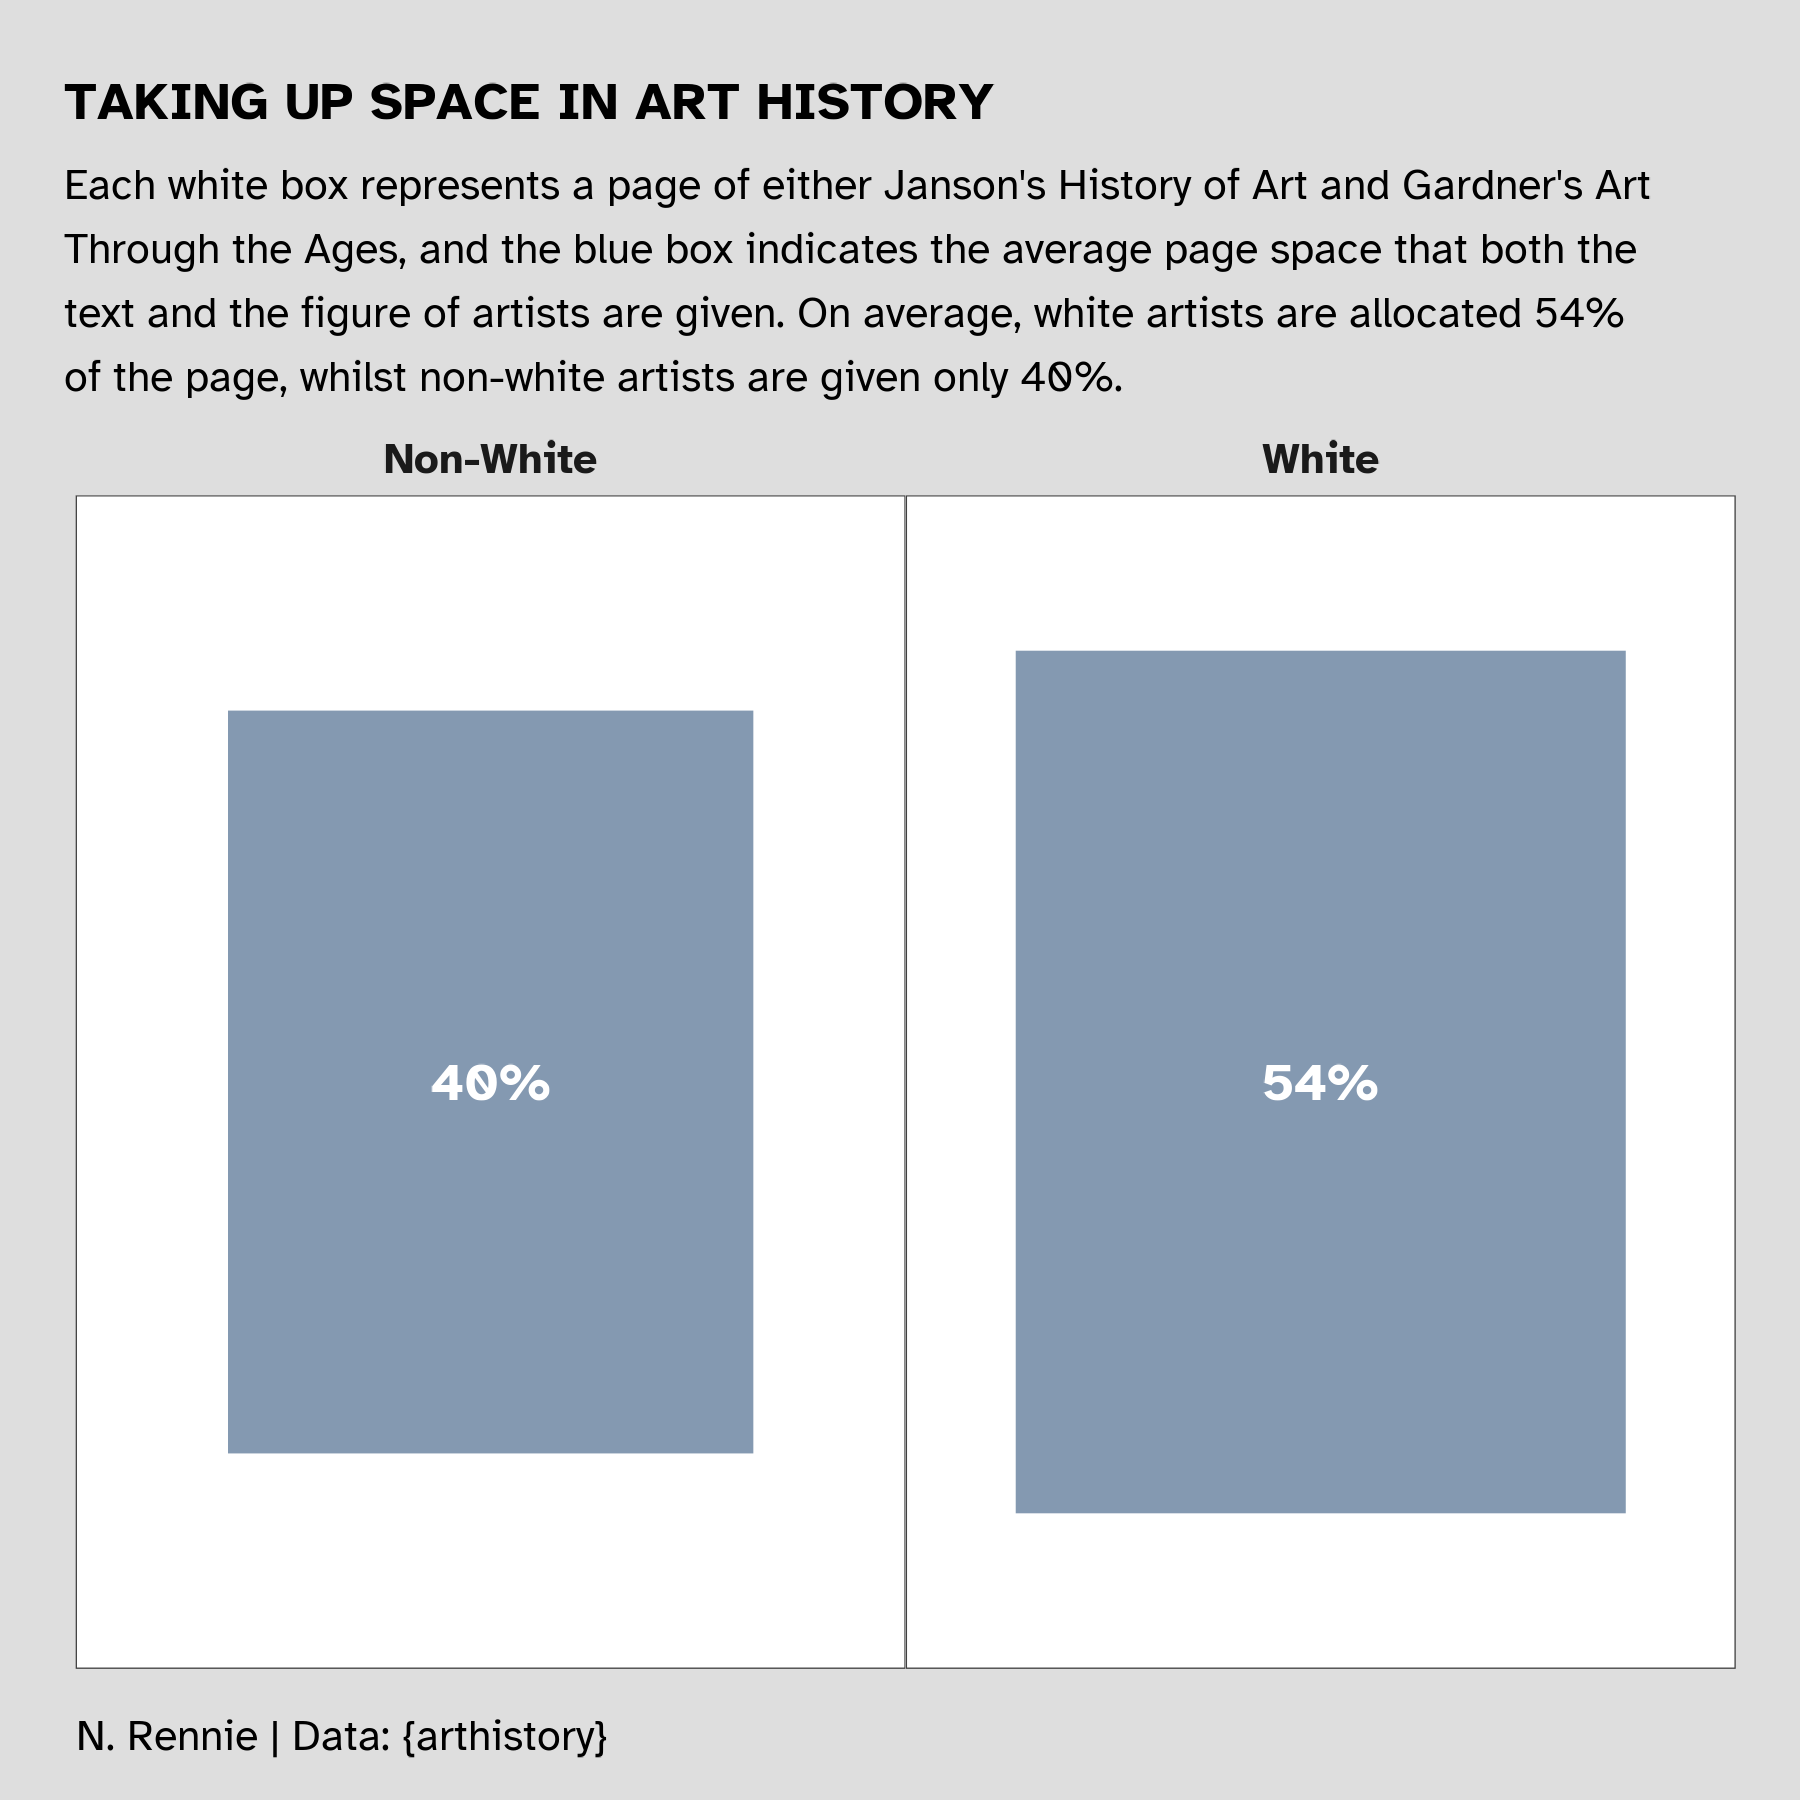

Generate this figure with R:
library(tidyverse)
library(showtext)
library(camcorder)
library(gganimate)

# load fonts
font_add_google("Atkinson Hyperlegible", "legible")
showtext_auto()

# load data
artists <- readr::read_csv('https://raw.githubusercontent.com/rfordatascience/tidytuesday/master/data/2023/2023-01-17/artists.csv')

# data wrangling
plot_data <- artists |> 
  select(year, artist_race_nwi, space_ratio_per_page_total) |> 
  group_by(artist_race_nwi) |> 
  summarise(space = mean(space_ratio_per_page_total))

# start recording
gg_record(
  dir = file.path("2023", "2023-01-17", "recording"), # where to save the recording
  device = "png", # device to use to save images
  width = 6, # width of saved image
  height = 6, # height of saved image
  units = "in", # units for width and height
  dpi = 300 # dpi to use when saving image
)

# subtitle
st <- "Each white box represents a page of either Janson's History of Art and Gardner's Art Through the Ages, and the blue box indicates the average page space that both the text and the figure of artists are given. On average, white artists are allocated 54% of the page, whilst non-white artists are given only 40%."

# plot
ggplot() +
  geom_rect(data = data.frame(xmin = 0, xmax = 1, ymin = 0, ymax = 1),
            mapping = aes(xmin = xmin, ymin = ymin,
                          xmax = xmax, ymax = ymax),
            fill = "white",
            colour = "#404040",
            linewidth = 0.3) +
  geom_rect(data = plot_data,
            mapping = aes(xmin = 0.5-sqrt(space)/2,
                          xmax = 0.5+sqrt(space)/2,
                          ymin = 0.5-sqrt(space)/2,
                          ymax = 0.5+sqrt(space)/2),
            fill = "#8499B1") +
  geom_text(data = plot_data,
            mapping = aes(x = 0.5, y = 0.5, label = paste0(round(space*100), "%")),
            colour = "white",
            family = "legible",
            size = 14,
            fontface = "bold") +
  facet_wrap(~artist_race_nwi) +
  scale_x_continuous(limits = c(0, 1)) +
  scale_y_continuous(limits = c(0, 1)) +
  coord_cartesian(expand = FALSE) +
  labs(title = "TAKING UP SPACE IN ART HISTORY",
       subtitle = str_wrap(st, 85),
       caption = "N. Rennie | Data: {arthistory}") +
  theme(plot.background = element_rect(fill = "#dedede", colour = "#dedede"),
        panel.background = element_rect(fill = "#dedede", colour = "#dedede"),
        strip.background = element_rect(fill = "#dedede", colour = "#dedede"),
        panel.spacing = unit(0, "lines"),
        strip.text = element_text(size = 32,
                                  face = "bold",
                                  family = "legible"),
        plot.title = element_text(size = 40,
                                  face = "bold",
                                  family = "legible",
                                  margin = margin(t = 10, b = 10)),
        plot.subtitle = element_text(size = 32,
                                     family = "legible",
                                     lineheight = 0.4),
        plot.caption = element_text(size = 32,
                                    family = "legible",
                                    hjust = 0,
                                    margin = margin(t = 10)),
        panel.grid = element_blank(),
        axis.ticks = element_blank(),
        axis.text = element_blank(),
        axis.title = element_blank(),
        plot.title.position = "plot",
        aspect.ratio = 1.414,
        plot.margin = margin(10,10,10,10))
  
# save gif
gg_playback(
  name = file.path("2023", "2023-01-17","20230117.gif"),
  first_image_duration = 4,
  last_image_duration = 20,
  frame_duration = .25,
  background = "white"
)


# By book -----------------------------------------------------------------

# data wrangling
plot_data <- artists |> 
  select(year, book, artist_race_nwi, space_ratio_per_page_total) |> 
  group_by(artist_race_nwi, book) |> 
  summarise(space = mean(space_ratio_per_page_total))
# plot
ggplot() +
  geom_rect(data = data.frame(xmin = 0, xmax = 1, ymin = 0, ymax = 1),
            mapping = aes(xmin = xmin, ymin = ymin,
                          xmax = xmax, ymax = ymax),
            fill = "white",
            colour = "#404040",
            linewidth = 0.3) +
  geom_rect(data = plot_data,
            mapping = aes(xmin = 0.5-sqrt(space)/2,
                          xmax = 0.5+sqrt(space)/2,
                          ymin = 0.5-sqrt(space)/2,
                          ymax = 0.5+sqrt(space)/2),
            fill = "#8499B1") +
  geom_text(data = plot_data,
            mapping = aes(x = 0.5, y = 0.5, label = paste0(round(space*100), "%")),
            colour = "white",
            family = "legible",
            size = 12,
            fontface = "bold") +
  facet_grid(book~artist_race_nwi) +
  scale_x_continuous(limits = c(0, 1)) +
  scale_y_continuous(limits = c(0, 1)) +
  coord_cartesian(expand = FALSE) +
  labs(title = "TAKING UP SPACE IN ART HISTORY",
       subtitle = str_wrap("Janson's History of Art gives non-white artists an even smaller area on the page compared to Gardner's Art Through the Ages", 55),
       caption = "N. Rennie | Data: {arthistory}") +
  theme(plot.background = element_rect(fill = "#dedede", colour = "#dedede"),
        panel.background = element_rect(fill = "#dedede", colour = "#dedede"),
        strip.background = element_rect(fill = "#dedede", colour = "#dedede"),
        panel.spacing = unit(0, "lines"),
        strip.text = element_text(size = 32,
                                  face = "bold",
                                  family = "legible"),
        plot.title = element_text(size = 40,
                                  face = "bold",
                                  family = "legible",
                                  margin = margin(t = 10, b = 10)),
        plot.subtitle = element_text(size = 32,
                                     family = "legible",
                                     lineheight = 0.4),
        plot.caption = element_text(size = 32,
                                    family = "legible",
                                    hjust = 0,
                                    margin = margin(t = 10)),
        panel.grid = element_blank(),
        axis.ticks = element_blank(),
        axis.text = element_blank(),
        axis.title = element_blank(),
        plot.title.position = "plot",
        aspect.ratio = 1.414,
        plot.margin = margin(10,10,10,10))



# By gender ---------------------------------------------------------------

# data wrangling
plot_data <- artists |> 
  select(year, artist_gender, artist_race_nwi, space_ratio_per_page_total) |> 
  group_by(artist_race_nwi, artist_gender) |> 
  summarise(space = mean(space_ratio_per_page_total))
# plot
ggplot() +
  geom_rect(data = data.frame(xmin = 0, xmax = 1, ymin = 0, ymax = 1),
            mapping = aes(xmin = xmin, ymin = ymin,
                          xmax = xmax, ymax = ymax),
            fill = "white",
            colour = "#404040",
            linewidth = 0.3) +
  geom_rect(data = plot_data,
            mapping = aes(xmin = 0.5-sqrt(space)/2,
                          xmax = 0.5+sqrt(space)/2,
                          ymin = 0.5-sqrt(space)/2,
                          ymax = 0.5+sqrt(space)/2),
            fill = "#8499B1") +
  geom_text(data = plot_data,
            mapping = aes(x = 0.5, y = 0.5, label = paste0(round(space*100), "%")),
            colour = "white",
            family = "legible",
            size = 12,
            fontface = "bold") +
  facet_grid(artist_gender~artist_race_nwi) +
  scale_x_continuous(limits = c(0, 1)) +
  scale_y_continuous(limits = c(0, 1)) +
  coord_cartesian(expand = FALSE) +
  labs(title = "TAKING UP SPACE IN ART HISTORY",
       caption = "N. Rennie | Data: {arthistory}") +
  theme(plot.background = element_rect(fill = "#dedede", colour = "#dedede"),
        panel.background = element_rect(fill = "#dedede", colour = "#dedede"),
        strip.background = element_rect(fill = "#dedede", colour = "#dedede"),
        panel.spacing = unit(0, "lines"),
        strip.text = element_text(size = 32,
                                  face = "bold",
                                  family = "legible"),
        plot.title = element_text(size = 40,
                                  face = "bold",
                                  family = "legible",
                                  margin = margin(t = 10, b = 10)),
        plot.subtitle = element_text(size = 32,
                                     family = "legible",
                                     lineheight = 0.4),
        plot.caption = element_text(size = 32,
                                    family = "legible",
                                    hjust = 0,
                                    margin = margin(t = 10)),
        panel.grid = element_blank(),
        axis.ticks = element_blank(),
        axis.text = element_blank(),
        axis.title = element_blank(),
        plot.title.position = "plot",
        aspect.ratio = 1.414,
        plot.margin = margin(10,10,10,10))



# By year (animated) ------------------------------------------------------

# data wrangling
plot_data <- artists |> 
  select(year, year, artist_race_nwi, space_ratio_per_page_total) |> 
  group_by(artist_race_nwi, year) |> 
  summarise(space = mean(space_ratio_per_page_total)) |> 
  ungroup() |> 
  mutate(year = factor(year)) |> 
  mutate(label = paste0(round(space*100), "%"))
# plot
g <- ggplot() +
  geom_rect(data = data.frame(xmin = 0, xmax = 1, ymin = 0, ymax = 1),
            mapping = aes(xmin = xmin, ymin = ymin,
                          xmax = xmax, ymax = ymax),
            fill = "white",
            colour = "#404040",
            linewidth = 0.3) +
  geom_rect(data = plot_data,
            mapping = aes(xmin = 0.5-sqrt(space)/2,
                          xmax = 0.5+sqrt(space)/2,
                          ymin = 0.5-sqrt(space)/2,
                          ymax = 0.5+sqrt(space)/2),
            fill = "#8499B1") +
  geom_text(data = plot_data,
            mapping = aes(x = 0.5, y = 0.5, label = label),
            colour = "white",
            family = "legible",
            size = 12,
            fontface = "bold") +
  facet_wrap(~artist_race_nwi) +
  scale_x_continuous(limits = c(0, 1)) +
  scale_y_continuous(limits = c(0, 1)) +
  coord_cartesian(expand = FALSE) +
  labs(title = "TAKING UP SPACE IN {current_frame}",
       caption = "N. Rennie | Data: {arthistory}") +
  theme(plot.background = element_rect(fill = "#dedede", colour = "#dedede"),
        panel.background = element_rect(fill = "#dedede", colour = "#dedede"),
        strip.background = element_rect(fill = "#dedede", colour = "#dedede"),
        panel.spacing = unit(0, "lines"),
        strip.text = element_text(size = 10,
                                  face = "bold",
                                  family = "legible"),
        plot.title = element_text(size = 14,
                                  face = "bold",
                                  family = "legible",
                                  margin = margin(t = 10, b = 10)),
        plot.subtitle = element_text(size = 10,
                                     family = "legible",
                                     lineheight = 0.4),
        plot.caption = element_text(size = 10,
                                    family = "legible",
                                    hjust = 0,
                                    margin = margin(t = 10)),
        panel.grid = element_blank(),
        axis.ticks = element_blank(),
        axis.text = element_blank(),
        axis.title = element_blank(),
        plot.title.position = "plot",
        aspect.ratio = 1.414,
        plot.margin = margin(10,10,10,10)) 

g + 
  transition_manual(year)
anim_save("2023/2023-01-17/20230117_year.gif")
